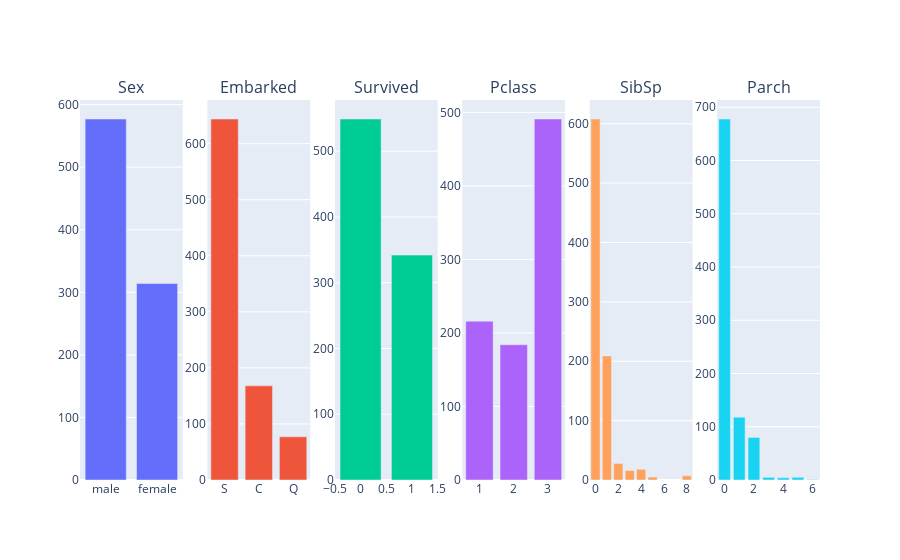

Notebook source saved alongside this figure:
### Code cell
# Categorical
from mc_plot import mc_bar_solo
mc_bar_solo(train_df, cols_cat + cols_numcat)

### Figure 1 — Plotly figure (JSON) as saved in the notebook; plotly's stock layout.template omitted (floating-point values rounded to 4 significant figures)
{"data": [{"showlegend": false, "type": "bar", "x": ["male", "female"], "xaxis": "x", "y": [577, 314], "yaxis": "y"}, {"showlegend": false, "type": "bar", "x": ["S", "C", "Q"], "xaxis": "x2", "y": [644, 168, 77], "yaxis": "y2"}, {"showlegend": false, "type": "bar", "x": [0, 1], "xaxis": "x3", "y": [549, 342], "yaxis": "y3"}, {"showlegend": false, "type": "bar", "x": [3, 1, 2], "xaxis": "x4", "y": [491, 216, 184], "yaxis": "y4"}, {"showlegend": false, "type": "bar", "x": [0, 1, 2, 4, 3, 8, 5], "xaxis": "x5", "y": [608, 209, 28, 18, 16, 7, 5], "yaxis": "y5"}, {"showlegend": false, "type": "bar", "x": [0, 1, 2, 5, 3, 4, 6], "xaxis": "x6", "y": [678, 118, 80, 5, 5, 4, 1], "yaxis": "y6"}], "layout": {"annotations": [{"font": {"size": 16}, "showarrow": false, "text": "Sex", "x": 0.06944, "xanchor": "center", "xref": "paper", "y": 1, "yanchor": "bottom", "yref": "paper"}, {"font": {"size": 16}, "showarrow": false, "text": "Embarked", "x": 0.2417, "xanchor": "center", "xref": "paper", "y": 1, "yanchor": "bottom", "yref": "paper"}, {"font": {"size": 16}, "showarrow": false, "text": "Survived", "x": 0.4139, "xanchor": "center", "xref": "paper", "y": 1, "yanchor": "bottom", "yref": "paper"}, {"font": {"size": 16}, "showarrow": false, "text": "Pclass", "x": 0.5861, "xanchor": "center", "xref": "paper", "y": 1, "yanchor": "bottom", "yref": "paper"}, {"font": {"size": 16}, "showarrow": false, "text": "SibSp", "x": 0.7583, "xanchor": "center", "xref": "paper", "y": 1, "yanchor": "bottom", "yref": "paper"}, {"font": {"size": 16}, "showarrow": false, "text": "Parch", "x": 0.9306, "xanchor": "center", "xref": "paper", "y": 1, "yanchor": "bottom", "yref": "paper"}], "xaxis": {"anchor": "y", "domain": [0, 0.1389]}, "xaxis2": {"anchor": "y2", "domain": [0.1722, 0.3111]}, "xaxis3": {"anchor": "y3", "domain": [0.3444, 0.4833]}, "xaxis4": {"anchor": "y4", "domain": [0.5167, 0.6556]}, "xaxis5": {"anchor": "y5", "domain": [0.6889, 0.8278]}, "xaxis6": {"anchor": "y6", "domain": [0.8611, 1]}, "yaxis": {"anchor": "x", "domain": [0, 1]}, "yaxis2": {"anchor": "x2", "domain": [0, 1]}, "yaxis3": {"anchor": "x3", "domain": [0, 1]}, "yaxis4": {"anchor": "x4", "domain": [0, 1]}, "yaxis5": {"anchor": "x5", "domain": [0, 1]}, "yaxis6": {"anchor": "x6", "domain": [0, 1]}}}
